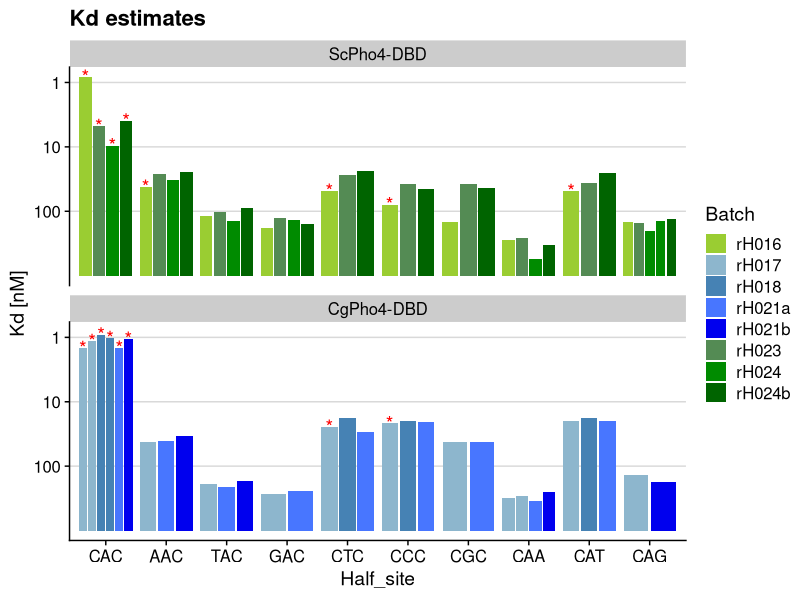
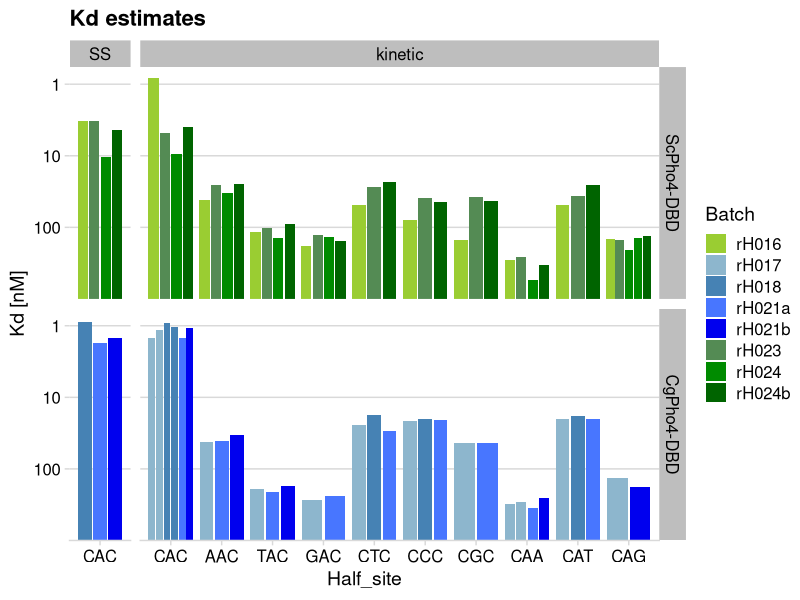
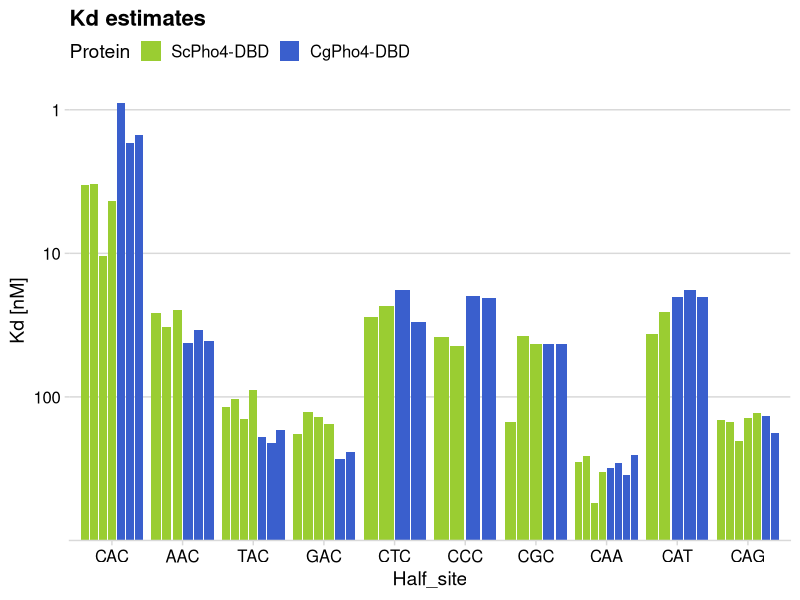
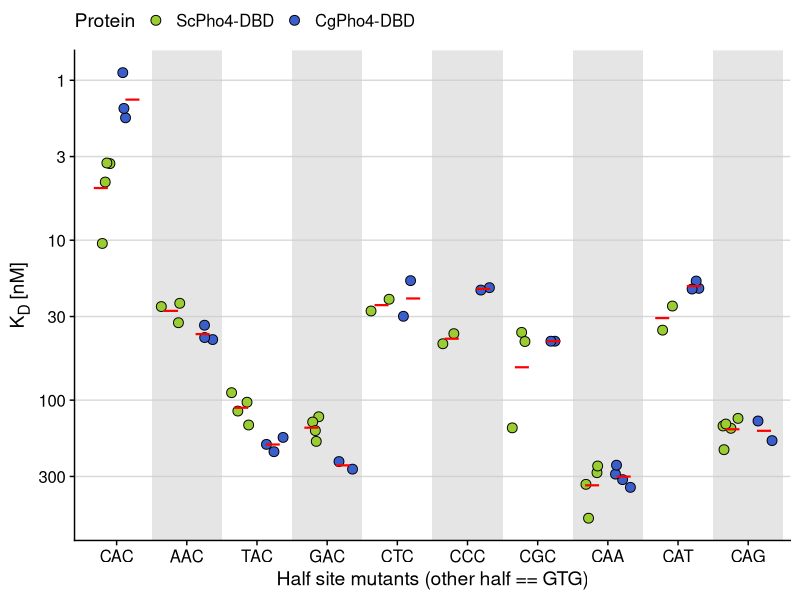
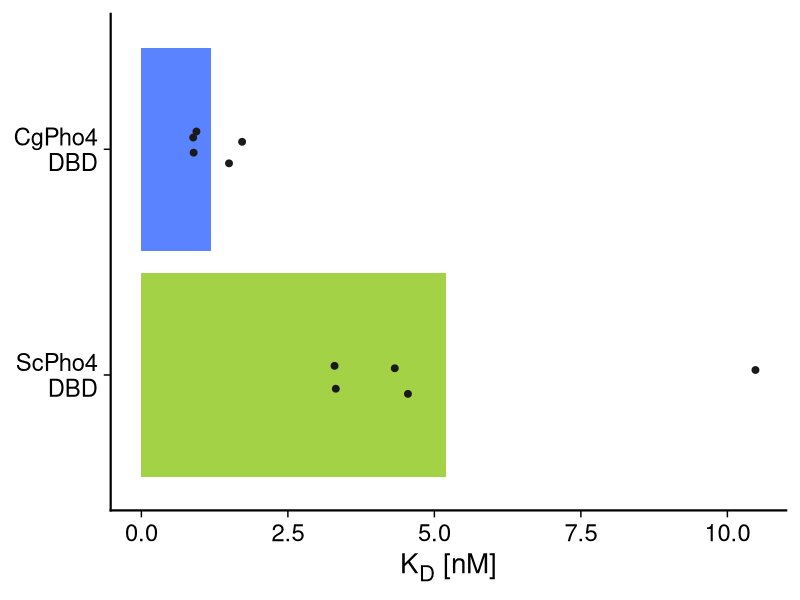
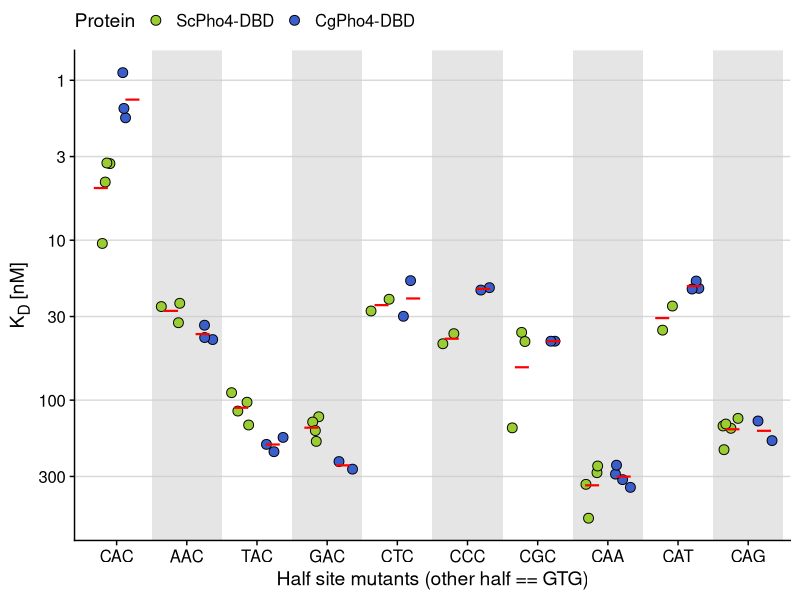
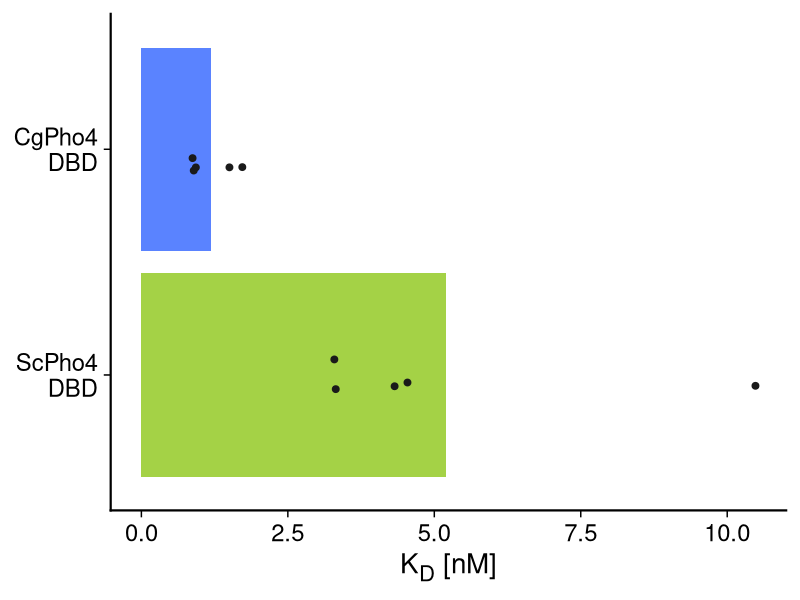

Source code (R) for these figures, in order:
## ---- chunk 1
library(tidyverse)
library(cowplot)
library(ggtext)
library(scales)
require(broom)
## ---- chunk 2
rawK <- read_tsv("../data/BLI/20220202-kinetic-curve-Kd-estimates-all.tsv")

datK <- rawK %>% 
  filter(!is.na(Model), grepl("UASp2", Ligand)) %>% 
  mutate(Half_site = factor(str_sub(Ligand,7,9), 
                            levels = c("CAC","AAC","TAC","GAC","CTC","CCC","CGC","CAA","CAT","CAG")),
         Protein = factor(Protein, levels = c("ScPho4 DBD refolded", "CgPho4 DBD refolded"),
                          labels = c("ScPho4-DBD", "CgPho4-DBD")))
cat("Loaded Kd estimates based on kinetic curve fitting ")

rawS <- read_tsv("../data/BLI/20220202-steady-state-Kd-estimates-consensus.tsv")
datS <- rawS %>% 
  filter(grepl("UASp2", Ligand)) %>% 
  mutate(Half_site = factor(str_sub(Ligand,7,9), 
                            levels = c("CAC","AAC","TAC","GAC","CTC","CCC","CGC","CAA","CAT","CAG")),
         Protein = factor(Protein, levels = c("ScPho4 DBD refolded", "CgPho4 DBD refolded"),
                          labels = c("ScPho4-DBD", "CgPho4-DBD")))
cat("Loaded Kd estimates for the consensus oligo based on steady state fitting ")
## ---- chunk 3
datK1 <- datK %>%
  # use the latest batch of protein results only, and only use the 1:1 model fitting
  filter(Include, Model == "1:1") %>%
  mutate(fit = "kinetic", Ka = 1/Kd_c/1e6, flag = Chi_sq_c > 3)

ggplot(datK1, aes(x = Half_site, y = Ka, fill = Batch)) + 
  geom_col(position = position_dodge2(.9)) +
  geom_text(aes(label = ifelse(flag, "*", "")), size = 5, col = "red", position = position_dodge2(0.9)) +
  scale_fill_manual(values = c(
    rH016 = "yellowgreen", rH023 = "palegreen4", rH024 = "green4", rH024b = "darkgreen",
    rH017 = "lightskyblue3", rH018 = "steelblue", rH021a = "royalblue1", rH021b = "blue2"
  )) +
  labs(title = "Kd estimates", y = "Kd [nM]") +
  scale_y_log10(breaks = c(10, 100, 1000), labels = c(100, 10, 1)) +
  facet_wrap(~Protein, nrow = 2) + theme_cowplot() + background_grid(major = "y")
  #scale_alpha_manual(values = c(0.4,1)) +
  #scale_y_continuous(trans = reverselog_trans(10)) +
## ---- chunk 4
datC <- bind_rows(kinetic = datK %>% filter(Include, Model == "1:1") %>% 
                    mutate(Kd = Kd_c*1e9, flag = Chi_sq_c > 3, fit = "kinetic") %>%  
                    select(fit, Half_site, Kd, Batch, flag, Protein), 
                  SS = datS %>% filter(R2 > 0.99) %>% 
                    mutate(fit = "SS", flag = FALSE) %>% 
                    select(Kd, Half_site, Batch, flag, Protein),
                  .id = "fit")
datC <- datC %>% 
  mutate(fit = factor(fit, levels = c("SS", "kinetic")), Ka = 1/(Kd/1e3))

datC %>% 
  ggplot(aes(x = Half_site, y = Ka, fill = Batch)) + 
  geom_col(position = position_dodge2(0.9)) +
  #geom_errorbar(aes(ymin = Kd_low, ymax = Kd_up), position = position_dodge2(0.9, padding = 0.4), size = 0.5) +
  scale_fill_manual(values = c(
    rH016 = "yellowgreen", rH023 = "palegreen4", rH024 = "green4", rH024b = "darkgreen",
    rH017 = "lightskyblue3", rH018 = "steelblue", rH021a = "royalblue1", rH021b = "blue2"
  )) +
  labs(title = "Kd estimates", y = "Kd [nM]") +
  scale_y_continuous(trans = "log10", breaks = c(10, 100, 1000), labels = c(100, 10, 1),
                     expand = expansion(mult = c(0, 0.05))) +
  facet_grid(Protein~fit, scale = "free_x", space = "free_x") + 
  theme_minimal_hgrid() + theme(strip.background = element_rect(fill = "gray"))
  #geom_text(aes(label = ifelse(flag, "*", "")), size = 5, col = "red", position = position_dodge2(0.9)) +
  #scale_fill_brewer(type = "div") +
  #labs(title = "Kd estimates", y = "Kd [nM]") +
  #scale_y_log10() + facet_grid(Protein~fit, scale = "free_x", space = "free_x")
## ---- chunk 5
protein.colors <- c("ScPho4-DBD" = "yellowgreen", "CgPho4-DBD" = "royalblue3")
datC %>% 
  filter(!flag) %>% 
  ggplot(aes(x = Half_site, y = Ka, fill = Protein)) +
  geom_col(position = position_dodge2(0.7)) +
  scale_fill_manual(values=protein.colors) + 
  labs(title = "Kd estimates", y = "Kd [nM]") +
  scale_y_continuous(trans = "log10", breaks = c(10, 100, 1000), labels = c(100, 10, 1), 
                     expand = expansion(mult = c(0, 0.05))) +
  theme_minimal_hgrid() +
  theme(legend.position = "top")
## ---- chunk 6
odd_numbers <- seq(2, nrow(datC),2) # used to draw stripes on even numbered x-values
datC %>% 
  filter(!flag) %>% 
  ggplot(aes(x = Half_site, y = Ka, fill = Protein)) +
  # draw the stripes using geom_rect(); borrowed from https://stackoverflow.com/questions/56961744/draw-alternate-rectangles-in-boxplots-with-facets-r-ggplot2
  # note that the only reason to specify 'data' is so that the length of the xmin, xmax, ymin, ymax vectors 
  # are the same as the number of rows in the data. can be any dummy dataset that satisfy this
  geom_rect(data = datC[odd_numbers, ], xmin = odd_numbers-0.5, xmax = odd_numbers+0.5, 
            ymin = -Inf, ymax = Inf, fill = "grey80", color = NA, alpha = 0.5) +
  #geom_dotplot(binaxis = 'y', stackdir = "center", method = "histodot", 
  #             position = position_dodge(0.9), binwidth = 0.1) +
  geom_point(position = position_jitterdodge(jitter.width = 0.6, dodge.width = 0.9), shape = 21, size = 3) +
  stat_summary(fun = mean, geom = "crossbar", color = "red", width = 0.4, size = 0.3,
               position = position_dodge(0.9), show.legend = FALSE) +
  ylab("K<sub>D</sub> [nM]") + xlab("Half site mutants (other half == GTG)") +
  scale_y_log10(breaks = c(10/3, 10, 100/3, 100, 1000/3, 1000), labels = c(300, 100, 30, 10, 3, 1)) +
  scale_fill_manual(values=c("yellowgreen", "royalblue3")) + 
  theme_cowplot() + background_grid(major = "y") + 
  theme(legend.position = "top", axis.title.y = element_markdown())
ggsave("imgs/20220202-summarize-compare-Kd-for-Sc-Cg-Pho4.png")
## ---- chunk 7
datC %>% filter(!flag) %>%
  select(Half_site, Kd, Protein) %>% 
  nest(data = c(Kd, Protein)) %>% 
  mutate(
    fit = map(data, ~t.test(log(Kd, 10) ~ Protein, data = .x)),
    tidied = map(fit, tidy)
  ) %>% 
  unnest(tidied) %>% 
  #filter(term == "proteinCgPho4") %>% 
  mutate(fold_diff = round(10^estimate, 3), p.adj = p.adjust(p.value, method = "holm")) %>% 
  select(Half_site, fold_diff, statistic, p.value, p.adj)
## ---- chunk 8
tmp <- read_tsv("../data/BLI/20241015-steady-state-response-consensus.tsv")
steady_response <- left_join(
  select(datS, Exp, Protein, Batch, Bmax, Kd), tmp, by = "Exp"
) %>% 
  mutate(Frac_bound = Response / Bmax)
## ---- chunk 9
datS %>% 
  ggplot(aes(x = Protein, y = Kd, group = Protein)) +
  geom_bar(aes(fill = Protein), stat = "summary", fun = "mean", alpha = 0.9) +
  geom_point(position = position_jitter(0.1), color = "gray10", size = 2) +
  stat_summary(fun.data = "mean_cl_boot", geom = "pointrange",
               color = "red", size = 0.6) +
  scale_fill_manual(values = c("yellowgreen", "royalblue1"), guide = "none") + 
  ylab("K<sub>D</sub> [nM]") + xlab(NULL) + ylim(0, NA) +
  scale_x_discrete(labels = c("ScPho4-DBD" = "ScPho4\nDBD",
                              "CgPho4-DBD" = "CgPho4\nDBD")) +
  #scale_y_log10(breaks = c(10/3, 10, 100/3, 100, 1000/3, 1000), labels = c(300, 100, 30, 10, 3, 1)) +
  coord_flip() +
  theme_cowplot(font_size = 20) +# background_grid(major = "y") + 
  theme(
    legend.position = "right", 
    axis.title.x = element_markdown(),
    axis.line = element_line(linewidth = rel(1.5)))
ggsave("imgs/20241015-compare-Kd-ScPho4-CgPho4-CAC.png", width = 5, height = 2.5)
## ---- chunk 10
datS %>% group_by(Protein) %>% summarize(mean = mean(Kd))
# t-distribution based
t.test(log10(Kd) ~ Protein, data = datS)
# rank order test
wilcox.test(Kd ~ Protein, data = datS)
